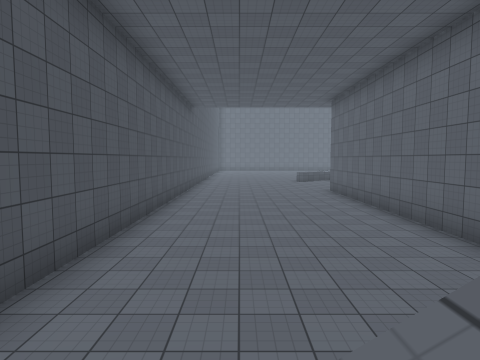
view 1 (above)

18 first-person views from a walk through a scene from a Unity 3-D project. The camera is 1.3 m above the floor, tilts 4° down and sees 75° across. The floor is counted in squares, 2 m on a side. Each view is taken from the middle of a square. On the plan, view 1 faces up. The plan holds only what a view shows up to about 10 squares ahead; the rest is blank. The place goes on beyond the plan. Surface patterns are stand-ins for the level's own textures.

view 2
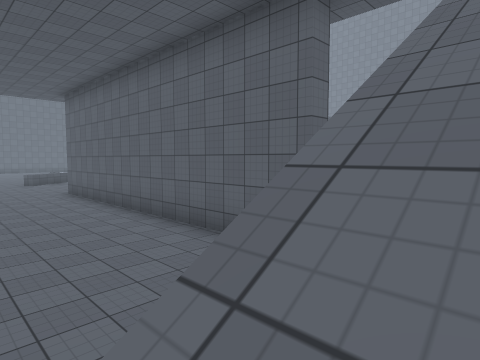

view 3
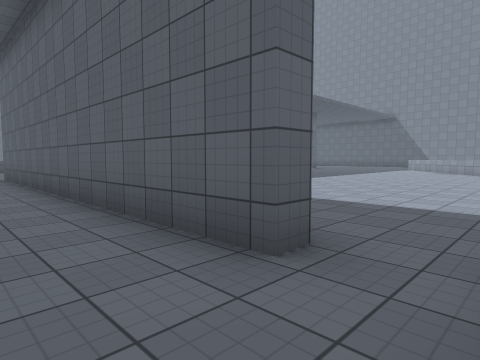

view 4
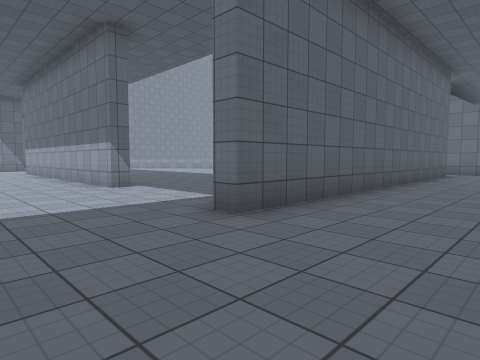

view 5
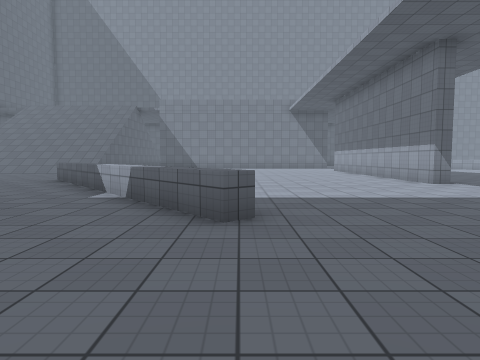

view 6
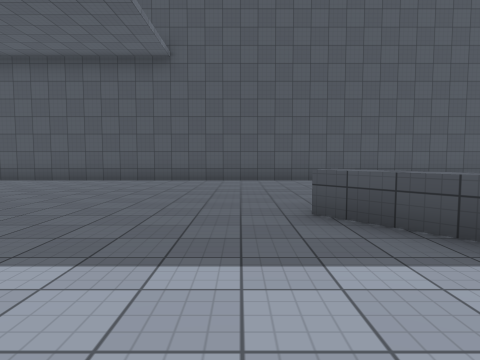

view 7
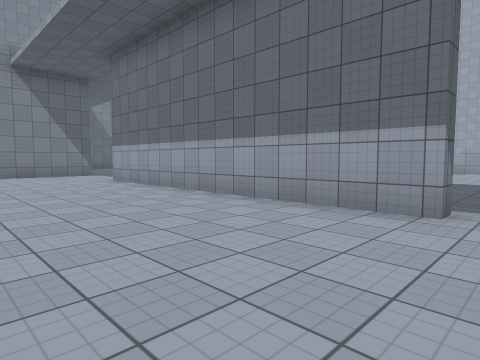

view 8
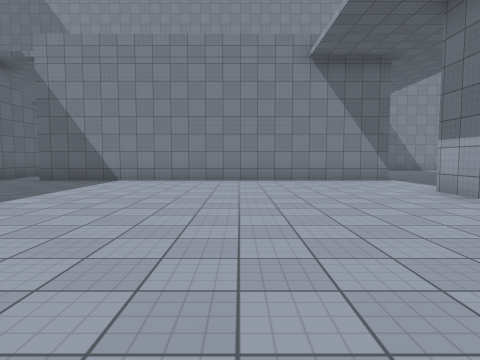

view 9
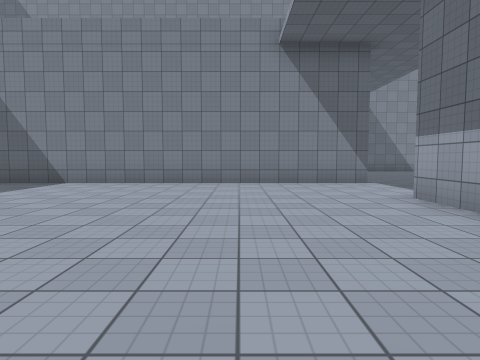

view 10
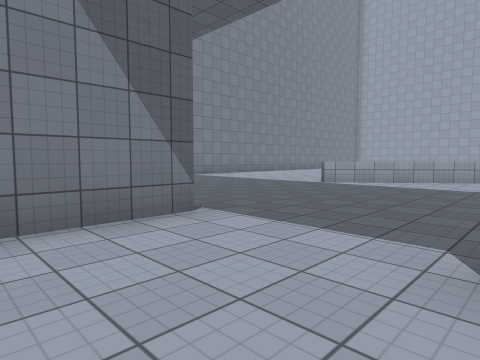

view 11
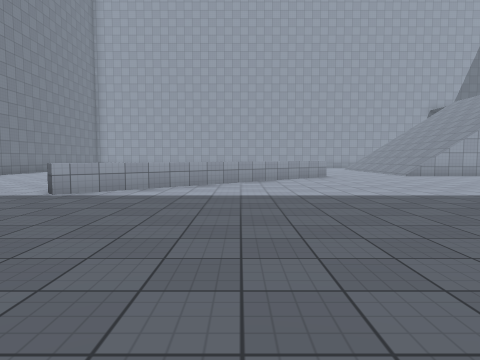

view 12
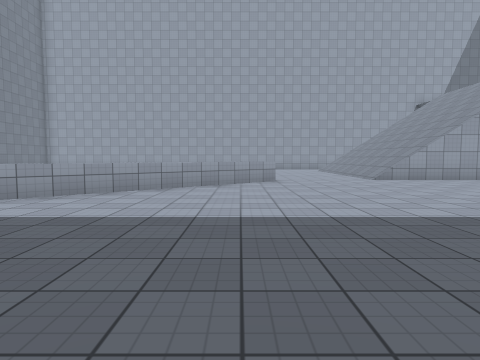

view 13
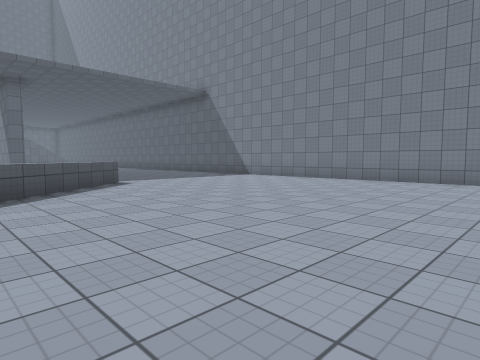

view 14
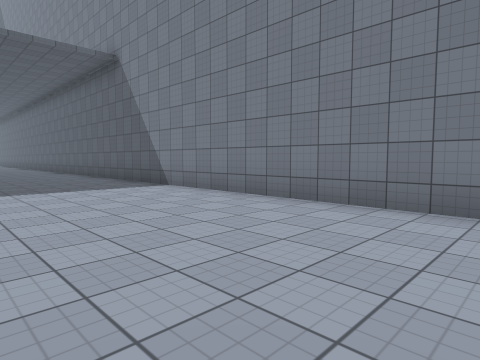

view 15
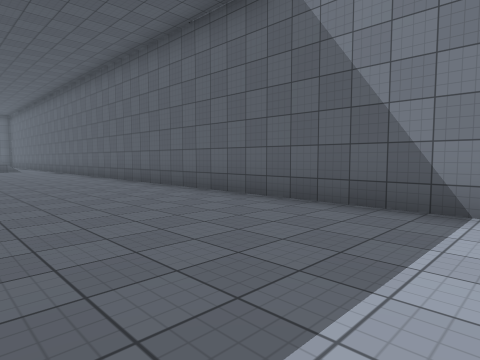

view 16
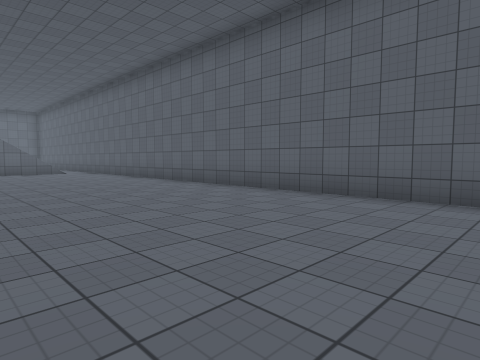

view 17
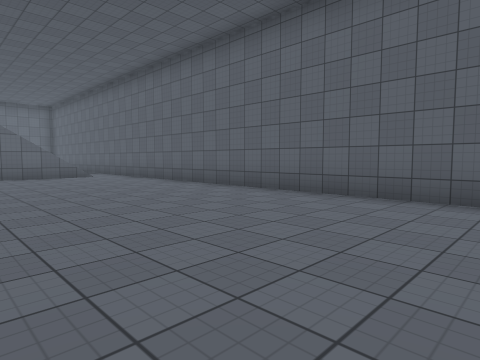

view 18
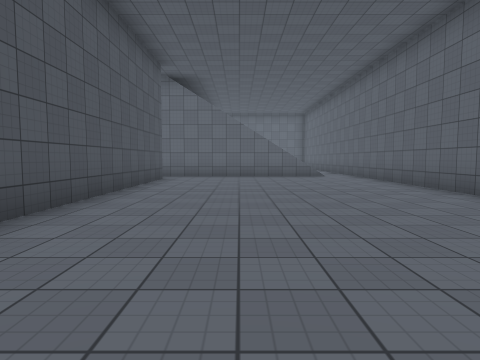

### Floor plan
Key: @ floor where view 1 was taken; # wall or solid block; . floor; / step, stairs or slope; = window, fence, low wall or low ledge; ^ raised ledge.
Columns run from 2 left of view 1 to 27 right of it. Each row starts with its distance up from view 1.
 22 #       ...^       ..........#
 21 #      ...^       ....#......#
 20 #    ....^       .....#......#
 19 #   ...^^      .......#......#
 18 #.....^^      ........#......#
 17 #....=^....  .........#......#
 16 #.....................#......#
 15 #.....................#......#
 14 #.....................#......#
 13 #.....................#......#
 12 #.....#...#########...#......#
 11 #.....#......     ...........#
 10 #.....#  ....    ............#
  9 #.....#   ..    .............#
  8 #.....#   .    ..............#
  7 #.....#   ..  ...............#
  6 #.....#   ............^......#
  5 #.....#   ...........^.......#
  4 #.....# ...........^^........#
  3 #.....#...........^^.........#
  2  ................^^..........#
  1   //////. ......^  ..........#
  0   @///    ////...  ..........#
 -1                    ..........#
 -2                    .....

Positions as (right, up) in squares from view 1, and headings:
1: (0, 0), facing up
2: (0, 0), facing up-right
3: (2, 1), facing up-right
4: (1, 15), facing down-right
5: (0, 17), facing right
6: (7, 16), facing left
7: (7, 16), facing down-right
8: (10, 16), facing right
9: (11, 15), facing right
10: (16, 14), facing down-right
11: (17, 12), facing down
12: (15, 10), facing down
13: (17, -2), facing up-right
14: (22, 0), facing up-right
15: (22, 6), facing up-right
16: (21, 9), facing up-right
17: (21, 12), facing up-right
18: (22, 12), facing up
